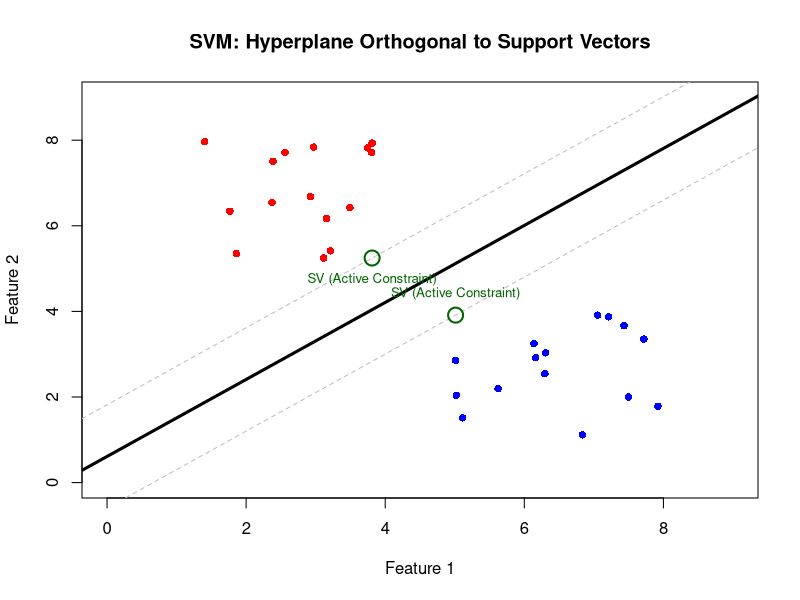
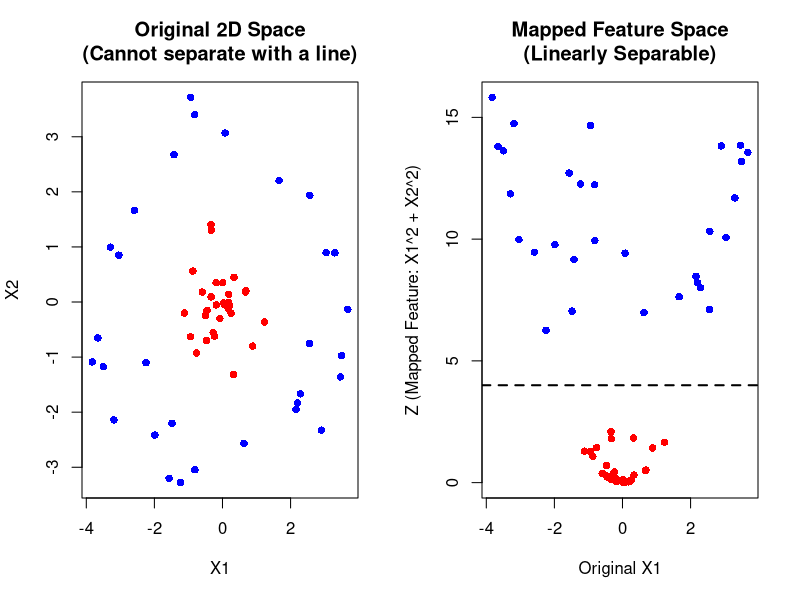

The R script that drew these images, in order:
# Create the "images" directory if it doesn't already exist
dir.create("images", showWarnings = FALSE)

# ---------------------------------------------------------
# 11. Maximum Margin Classification (REALIGNED)
# ---------------------------------------------------------
png("images/11_maximum_margin_fixed.png", width = 600, height = 500)
set.seed(42)

# 1. Generate random clusters
x_red <- runif(15, 1, 4); y_red <- runif(15, 5, 8)
x_blue <- runif(15, 5, 8); y_blue <- runif(15, 1, 4)

# 2. DESIGNATE real Support Vectors from the data
# We'll pick one point from each that is closest to the 'gap'
sv_red <- c(max(x_red), min(y_red))    # Bottom-right of red cluster
sv_blue <- c(min(x_blue), max(y_blue)) # Top-left of blue cluster

# 3. Geometric Math for the "90 Degree" Rotation
# Slope of the line connecting the two SVs
m_connect <- (sv_blue[2] - sv_red[2]) / (sv_blue[1] - sv_red[1])

# The Hyperplane slope is the negative reciprocal (Orthogonal/90 degrees)
m_hyper <- -1 / m_connect

# Find the midpoint to center the hyperplane
mid <- (sv_red + sv_blue) / 2
intercept_hyper <- mid[2] - (m_hyper * mid[1])

# 4. Plotting
plot(c(x_red, x_blue), c(y_red, y_blue), 
     col = c(rep("red", 15), rep("blue", 15)), pch = 16, 
     xlim = c(0, 9), ylim = c(0, 9),
     xlab = "Feature 1", ylab = "Feature 2", 
     main = "SVM: Hyperplane Orthogonal to Support Vectors")

# Draw the Optimal Hyperplane (The Decision Boundary)
abline(a = intercept_hyper, b = m_hyper, col = "black", lwd = 3)

# Draw the Margins (These MUST pass through the SVs)
abline(a = sv_red[2] - m_hyper * sv_red[1], b = m_hyper, col = "gray", lty = 2)
abline(a = sv_blue[2] - m_hyper * sv_blue[1], b = m_hyper, col = "gray", lty = 2)

# 5. Highlight the ACTUAL Support Vectors
points(sv_red[1], sv_red[2], col = "darkgreen", cex = 2, lwd = 2)
points(sv_blue[1], sv_blue[2], col = "darkgreen", cex = 2, lwd = 2)
text(sv_red[1], sv_red[2]-0.5, "SV (Active Constraint)", col = "darkgreen", cex = 0.8)
text(sv_blue[1], sv_blue[2]+0.5, "SV (Active Constraint)", col = "darkgreen", cex = 0.8)

dev.off()

# ---------------------------------------------------------
# 12. The Kernel Trick (Non-linear Mapping)
# ---------------------------------------------------------
png("images/12_kernel_trick.png", width = 800, height = 400)
par(mfrow = c(1, 2))
set.seed(123)

# Original 2D Space (Non-linearly separable target pattern)
angles <- runif(30, 0, 2*pi)
inner_r <- runif(30, 0, 1.5)
outer_r <- runif(30, 2.5, 4)

x_inner <- inner_r * cos(angles)
y_inner <- inner_r * sin(angles)
x_outer <- outer_r * cos(angles)
y_outer <- outer_r * sin(angles)

plot(c(x_inner, x_outer), c(y_inner, y_outer), 
     col = c(rep("red", 30), rep("blue", 30)), pch = 16,
     xlab = "X1", ylab = "X2", main = "Original 2D Space\n(Cannot separate with a line)")

# Transformed Space using a "Kernel" (Distance from origin squared)
# Mapping: Z = X1^2 + X2^2
z_inner <- x_inner^2 + y_inner^2
z_outer <- x_outer^2 + y_outer^2

plot(c(x_inner, x_outer), c(z_inner, z_outer), 
     col = c(rep("red", 30), rep("blue", 30)), pch = 16,
     xlab = "Original X1", ylab = "Z (Mapped Feature: X1^2 + X2^2)", 
     main = "Mapped Feature Space\n(Linearly Separable)")

# Now we can draw a linear separating hyperplane in this new dimension
abline(h = 4, col = "black", lwd = 2, lty = 2)
dev.off()

print("Images for Unit 5 successfully generated in the 'images/' folder!")
